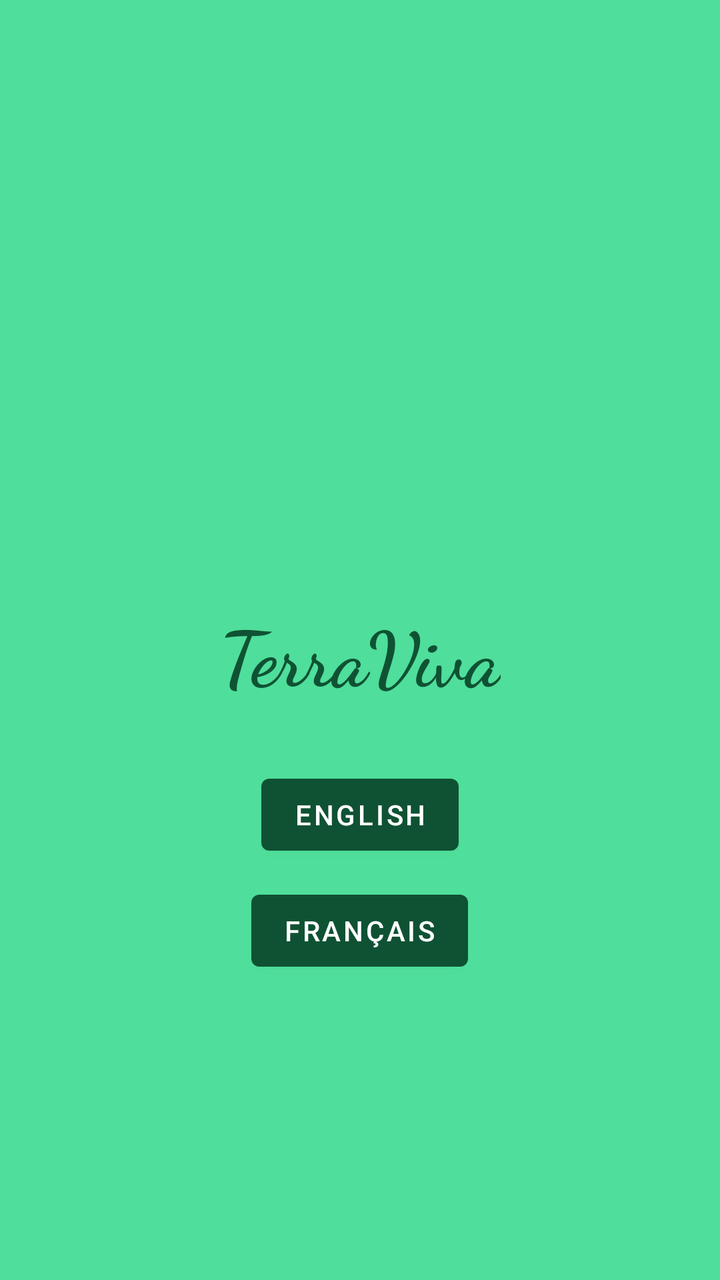
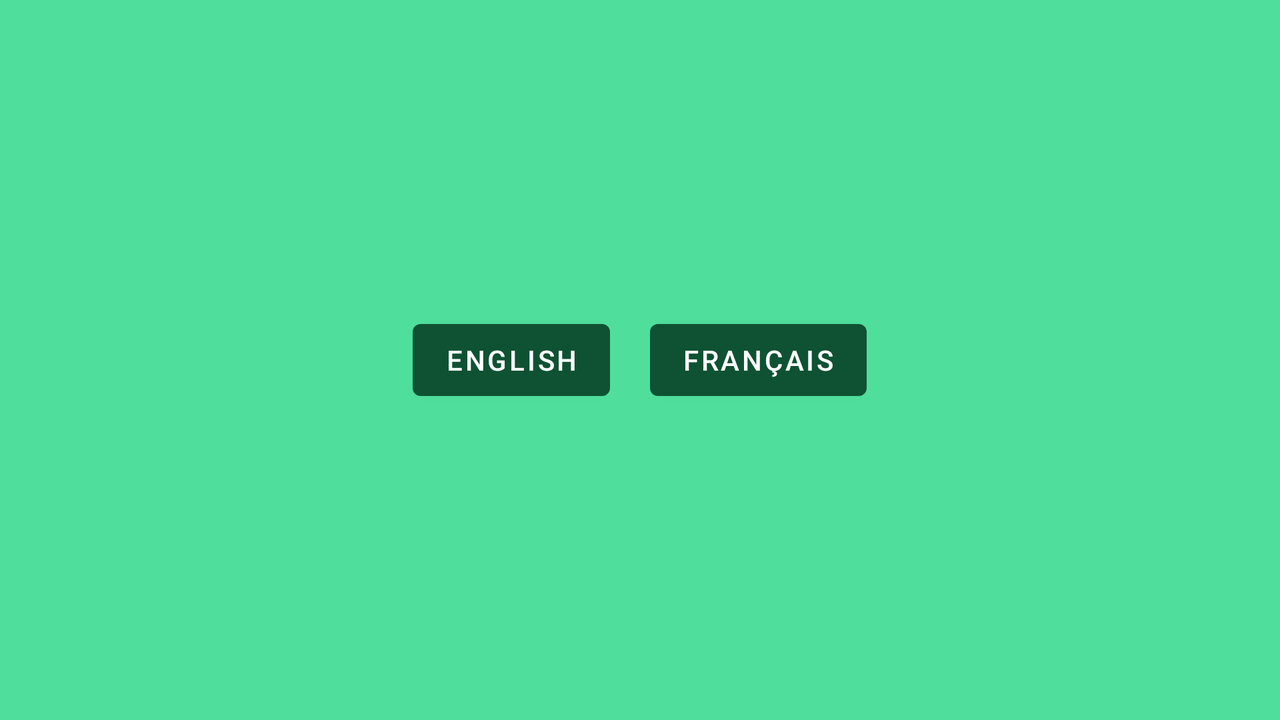

The same Android screen from two of the app's own layout files: first res/layout/ as a phone draws it, then the repository's variant for another configuration, drawn on a device whose configuration selects that folder. Both files follow.
<!-- AndroidManifest.xml: application theme Theme.ProjetFinal -->
<!-- res/layout/activity_main.xml -->
<?xml version="1.0" encoding="utf-8"?>
<RelativeLayout xmlns:android="http://schemas.android.com/apk/res/android"
    xmlns:app="http://schemas.android.com/apk/res-auto"
    xmlns:tools="http://schemas.android.com/tools"
    android:id="@+id/main"
    android:layout_width="match_parent"
    android:layout_height="match_parent"
    android:orientation="vertical"
    tools:context=".MainActivity">

    <LinearLayout
        android:layout_width="match_parent"
        android:layout_height="match_parent"
        android:layout_margin="10dp"
        android:gravity="center"
        android:orientation="vertical">

        <ImageView
            android:layout_width="150dp"
            android:layout_height="150dp"
            android:src="@drawable/seedling" />

        <TextView
            android:layout_width="wrap_content"
            android:layout_height="wrap_content"
            android:layout_marginBottom="30dp"
            android:fontFamily="cursive"
            android:text="@string/app_name"
            android:textColor="@color/green700"
            android:textSize="38sp"
            android:textStyle="bold" />

        <Button
            android:id="@+id/englishButton"
            android:layout_width="wrap_content"
            android:layout_height="wrap_content"
            android:layout_marginBottom="10dp"
            android:text="English" />

        <Button
            android:id="@+id/frenchButton"
            android:layout_width="wrap_content"
            android:layout_height="wrap_content"
            android:text="Français" />
    </LinearLayout>

</RelativeLayout>
<!-- resources referenced by this layout -->
<resources>
  <color name="green700">#0F5233</color>
  <string name="app_name">TerraViva</string>
  <style name="Theme.ProjetFinal" parent="Base.Theme.ProjetFinal" />
  <style name="Base.Theme.ProjetFinal" parent="Theme.MaterialComponents.DayNight.NoActionBar">
          
          <item name="android:background">@color/green300</item>
          <item name="android:windowBackground">@color/green300</item>
          <item name="colorPrimary">@color/green700</item>
      </style>
  <color name="green300">#4FDE9B</color>
</resources>
<!-- res/layout-land/activity_main.xml (the repository's variant of the layout above) -->
<!-- drawn on the phone turned sideways -->
<LinearLayout xmlns:android="http://schemas.android.com/apk/res/android"
    android:layout_width="match_parent"
    android:layout_height="match_parent"
    android:orientation="horizontal"
    android:gravity="center">

    <Button
        android:id="@+id/englishButton"
        android:layout_width="wrap_content"
        android:layout_height="wrap_content"
        android:text="English"
        android:layout_marginEnd="20dp" />

    <Button
        android:id="@+id/frenchButton"
        android:layout_width="wrap_content"
        android:layout_height="wrap_content"
        android:text="Français" />
</LinearLayout>
<!-- resources referenced by the variant -->
<!-- as the phone turned sideways resolves them -->
<resources>
  <style name="Theme.ProjetFinal" parent="Base.Theme.ProjetFinal" />
  <style name="Base.Theme.ProjetFinal" parent="Theme.MaterialComponents.DayNight.NoActionBar">
          
          <item name="android:background">@color/green300</item>
          <item name="android:windowBackground">@color/green300</item>
          <item name="colorPrimary">@color/green700</item>
      </style>
  <color name="green300">#4FDE9B</color>
  <color name="green700">#0F5233</color>
</resources>
